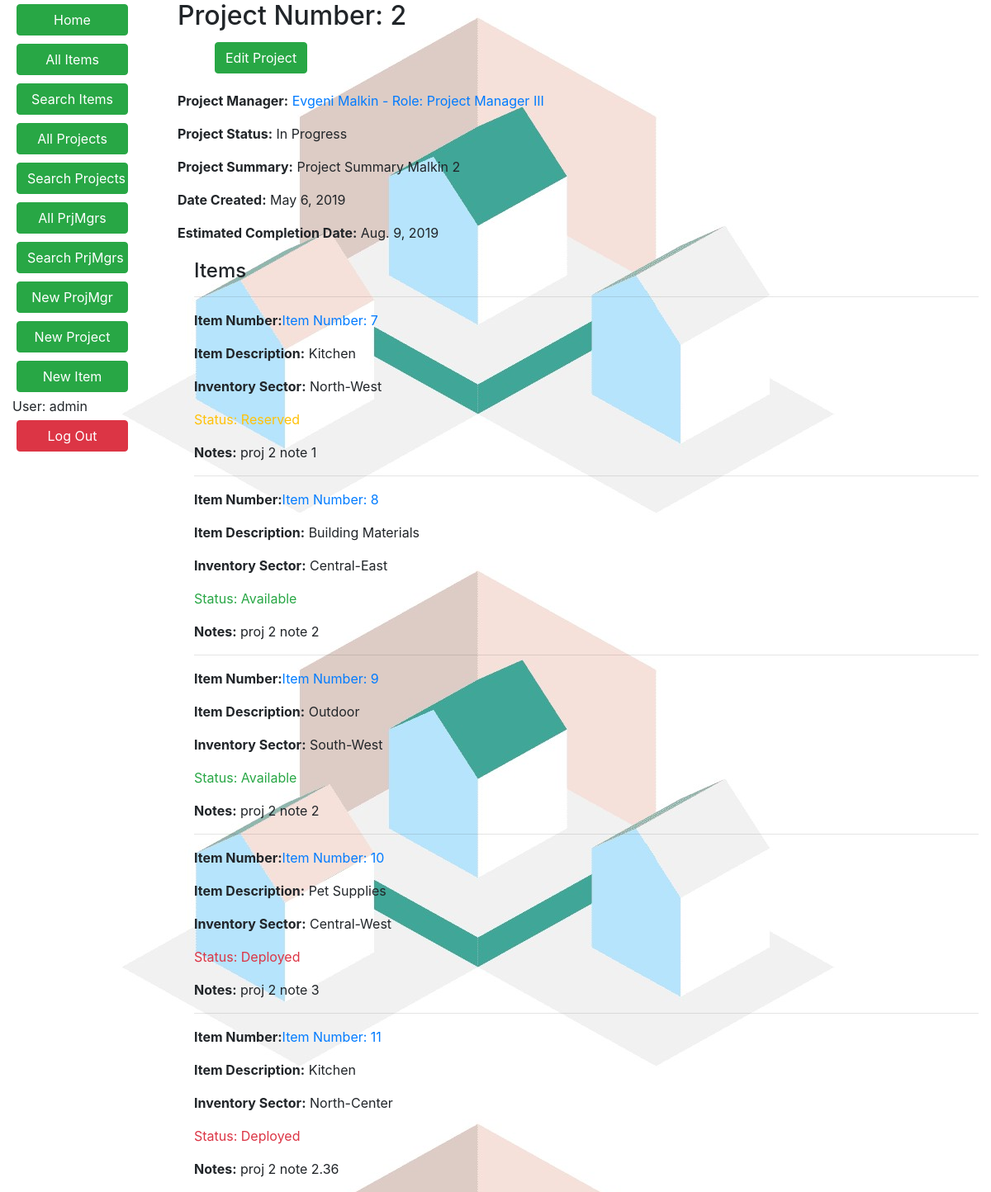
Screenshot of /resreq/project/2 (signed in) with the database file from the repository.
### resreq/models.py (models this page shows, shortened)
class Project(models.Model):
    prj_num = models.AutoField(primary_key=True)
    prj_mgr = models.ForeignKey('PrjMgr', related_name='projects', on_delete=models.SET_NULL, null=True, blank=True)
    summary = models.TextField(max_length=1000, help_text="Enter project description", null=True, blank=True)
    date_created = models.DateField(auto_now=True)
    completion_date = models.DateField(null=True, blank=True)
    history = HistoricalRecords()
    PROJECT_STATUS = (
        ('Behind Schedule', 'Behind Schedule'),
        ('Complete', 'Complete'),
        ('In Progress', 'In Progress'),
        ('Scheduled', 'Scheduled'),
        ('Planning', 'Planning'),
    )
    prj_status = models.TextField(
        max_length=12,
        choices=PROJECT_STATUS,
        default='Planning'
    )

class PrjMgr(models.Model):
    first_name = models.CharField(max_length=100)
    last_name = models.CharField(max_length=100)
    emp_num = models.AutoField(primary_key=True)
    date_of_birth = models.DateField(null=True, blank=True)
    date_joined = models.DateField('joined', null=True, blank=True)
    history = HistoricalRecords()
    PRJMGR_ROLE = (
        ('Project Manager I', 'Project Manager I'),
        ('Project Manager II', 'Project Manager II'),
        ('Project Manager III', 'Project Manager III'),
        ('Project Planner', 'Project Planner'),
        ('Project Coordinator', 'Project Coordinator'),
        ('Supervisor', 'Supervisor'),
    )
    role = models.CharField(
        max_length=25,
        choices=PRJMGR_ROLE, default='Project Manager I'
    )
    class Meta:
        ordering = ['last_name', 'first_name']
    def __str__(self):
        return '{0} {1} - Role: {2} '.format(self.first_name, self.last_name, self.role, self.emp_num)

class Item(models.Model):
    item_num = models.AutoField(primary_key=True)
    item_uuid = models.UUIDField(default=uuid.uuid4)
    prj = models.ForeignKey('Project', related_name='items', on_delete=models.SET_NULL, null=True, blank=True)
    notes = models.CharField(max_length=500, blank=True)
    date_added = models.DateField(null=True, blank=True)
    history = HistoricalRecords()
    ITEM_STATUS = (
        ('Available', 'Available'),
        ('Reserved', 'Reserved'),
        ('Deployed', 'Deployed'),
    )
    status = models.TextField(
        max_length=25,
        choices=ITEM_STATUS,
        default='Available',
    )
    ITEM_DESCRIPTION = (
        ('Building Materials', 'Building Materials'),
        ('Living Room', 'Living Room'),
        ('Kitchen', 'Kitchen'),
        ('Bedroom', 'Bedroom'),
        ('Bathroom', 'Bathroom'),
        ('Clothing', 'Clothing'),
        ('Outdoor', 'Outdoor'),
        ('Pet Supplies', 'Pet Supplies'),
        ('Recreational', 'Recreational'),
        ('Vehicle', 'Vehicle'),
    )
    description = models.TextField(
        max_length=25,
        choices=ITEM_DESCRIPTION,
        default='Outdoor'
    )
    ITEM_SECTOR = (
        ('North-West', 'NW'),
        ('North-Center', 'NC'),
        ('North-East', 'NE'),
        ('Central-West', 'CW'),
        ('Central-Center', 'CC'),
        ('Central-East', 'CE'),
        ('South-West', 'SW'),
        ('South-Center', 'SC'),
        ('South-East', 'SE'),
        ('Off Site', 'OS'),
    )
    sector = models.CharField(
        max_length=25,
        choices=ITEM_SECTOR, default='NW'
    )

### resreq/views.py (the view)
# urls.py: path('project/<int:pk>', views.ProjectDetailView.as_view(), name='project-detail'),
class ProjectDetailView(LoginRequiredMixin, generic.DetailView):
    model = Project
    paginate_by = 1

### resreq/templates/resreq/project_detail.html (shortened to what this page needs)
<!DOCTYPE html>
{% extends "base_generic.html" %}
{% load crispy_forms_tags %}
{% block content %}
    <h2>Project Number: {{ project.prj_num }}</h2>
    {% if user.is_staff %}
        <ul>
            <form action="{% url 'project-update' project.prj_num %}">
                <button type="submit" class="btn btn-success">Edit Project</button>
            </form>
        </ul>
    {% endif %}
    <p><strong>Project Manager:</strong> <a href="{% url 'prjmgr-detail' project.prj_mgr.pk %}">{{ project.prj_mgr }}</a></p>
    <p><strong>Project Status:</strong> {{ project.prj_status }}</p>
    <p><strong>Project Summary:</strong> {{ project.summary }}</p>
    <p><strong>Date Created:</strong> {{ project.date_created }}</p>
    <p><strong>Estimated Completion Date:</strong> {{ project.completion_date }}</p>
    <div style="margin-left:20px;margin-top:20px">
        <h4>Items</h4>
        {% for i in project.items.all %}
            <hr>
            <p><strong>Item Number:</strong><a href="{% url 'item-detail' i.pk %}">Item Number: {{ i.item_num }}</a></p>
            <p><strong>Item Description:</strong> {{ i.description }}</p>
            <p><strong>Inventory Sector:</strong> {{ i.sector }}</p>
            <p class="{% if i.status == 'Available' %}text-success{% elif i.status == 'Deployed' %}text-danger{% else %}text-warning{% endif %}">Status: {{ i.status }}</p>
            <p><strong>Notes:</strong> {{ i.notes }}</p>
        {% endfor %}
    </div>
{% endblock %}

### resreq/templates/base_generic.html (shortened to what this page needs)
{% load crispy_forms_tags %}
<!DOCTYPE html>
<html lang="en">
<head>
    <link rel="stylesheet" href="https://stackpath.bootstrapcdn.com/bootstrap/4.1.3/css/bootstrap.min.css"
>
    {% load static %}
    <link rel="stylesheet" href="{% static 'css/styles.css' %}">
</head>
<body>
<div class="container-fluid"  >
    <div class="row justify-content-center">
        <div class="col-sm-2">
            {% block sidebar %}
                <ul class="sidebar-nav" >
                    {% if user.is_authenticated %}
                        <form action="{% url 'index' %}">
                            <button type="submit" class="btn btn-success custom">Home</button>
                        </form>
                        <form action="{% url 'items' %}">
                            <button type="submit" class="btn btn-success custom">All Items</button>
                        </form>
                        <form action="{% url 'item-search' %}">
                            <button type="submit" class="btn btn-success custom">Search Items</button>
                        </form>
                        <form action="{% url 'projects' %}">
                            <button type="submit" class="btn btn-success custom">All Projects</button>
                        </form>
                        <form action="{% url 'project-search' %}">
                            <button type="submit" class="btn btn-success custom">Search Projects</button>
                        </form>
                        <form action="{% url 'prjmgrs' %}">
                            <button type="submit" class="btn btn-success custom">All PrjMgrs</button>
                        </form>
                        <form action="{% url 'prjmgr-search' %}">
                            <button type="submit" class="btn btn-success custom">Search PrjMgrs</button>
                        </form>
                    {% endif %}
                    {% if user.is_staff %}
                        <form action="{% url 'prjmgr-create' %}">
                            <button type="submit" class="btn btn-success custom">New ProjMgr</button>
                        </form>
                        <form action="{% url 'project-create' %}">
                            <button type="submit" class="btn btn-success custom">New Project</button>
                        </form>
                        <form action="{% url 'item-create' %}">
                            <button type="submit" class="btn btn-success custom">New Item</button>
                        </form>
                    {% endif %}
                    {% if user.is_authenticated %}
                        <li>User: {{ user.get_username }}</li>
                        <form action="{% url 'logout' %}?next={% url 'logout' %}">
                            <button type="submit" class="btn btn-danger custom">Log Out</button>
                        </form>
                    {% endif %}
                </ul>
            {% endblock %}
        </div>
        <div class="col-sm-10 ">{% block content %}{% endblock %}
        </div>
    </div>
</div>
</body>
</html>

### resreq/static/css/styles.css (style rules this page uses)
.sidebar-nav { padding: 0; list-style: none; }
.btn { margin: 5px; }
.custom { width: 135px; }
body, html { height: 100%; background-image: url(/static/onlylogo.jpg); }

### rows the page displays
Project: prj_num "2", prj_mgr "Evgeni Malkin - Role: Project Manager III", prj_status "In Progress", summary "Project Summary Malkin 2", date_created "May 6, 2019", completion_date "Aug. 9, 2019"
Item: item_num "7", description "Kitchen", sector "North-West", status "Reserved", notes "proj 2 note 1"
Item: item_num "8", description "Building Materials", sector "Central-East", status "Available", notes "proj 2 note 2"
Item: item_num "9", description "Outdoor", sector "South-West", status "Available", notes "proj 2 note 2"
Item: item_num "10", description "Pet Supplies", sector "Central-West", status "Deployed", notes "proj 2 note 3"
Item: item_num "11", description "Kitchen", sector "North-Center", status "Deployed", notes "proj 2 note 2.36"

### other values shown
{{ user.get_username }} "admin"
